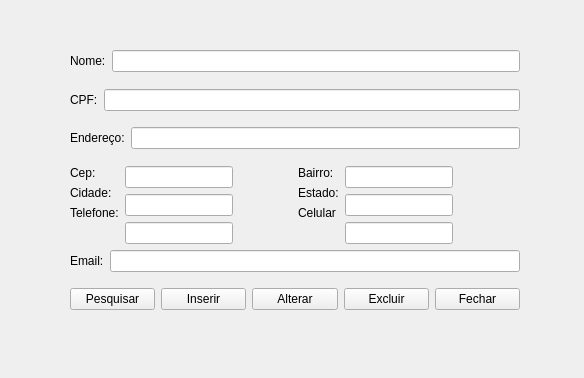
<?xml version="1.0" encoding="UTF-8"?>
<ui version="4.0">
 <class>ClienteWindow</class>
 <widget class="QWidget" name="ClienteWindow">
  <property name="geometry">
   <rect>
    <x>0</x>
    <y>0</y>
    <width>584</width>
    <height>378</height>
   </rect>
  </property>
  <property name="windowTitle">
   <string>Form</string>
  </property>
  <widget class="QWidget" name="layoutWidget">
   <property name="geometry">
    <rect>
     <x>70</x>
     <y>50</y>
     <width>450</width>
     <height>260</height>
    </rect>
   </property>
   <layout class="QGridLayout" name="gridLayout_4">
    <item row="0" column="0">
     <layout class="QGridLayout" name="gridLayout_3">
      <item row="0" column="0" colspan="2">
       <layout class="QFormLayout" name="formLayout_6">
        <item row="0" column="0">
         <widget class="QLabel" name="label">
          <property name="text">
           <string>Nome:</string>
          </property>
         </widget>
        </item>
        <item row="0" column="1">
         <widget class="QLineEdit" name="lineEdit"/>
        </item>
       </layout>
      </item>
      <item row="1" column="0" colspan="2">
       <layout class="QFormLayout" name="formLayout_7">
        <item row="0" column="0">
         <widget class="QLabel" name="label_2">
          <property name="text">
           <string>CPF:</string>
          </property>
         </widget>
        </item>
        <item row="0" column="1">
         <widget class="QLineEdit" name="lineEdit_2"/>
        </item>
       </layout>
      </item>
      <item row="2" column="0" colspan="2">
       <layout class="QFormLayout" name="formLayout_8">
        <item row="0" column="0">
         <widget class="QLabel" name="label_5">
          <property name="text">
           <string>Endereço:</string>
          </property>
         </widget>
        </item>
        <item row="0" column="1">
         <widget class="QLineEdit" name="lineEdit_5"/>
        </item>
       </layout>
      </item>
      <item row="3" column="0">
       <layout class="QGridLayout" name="gridLayout">
        <item row="0" column="0">
         <layout class="QFormLayout" name="formLayout_2">
          <item row="0" column="0">
           <widget class="QLabel" name="label_9">
            <property name="text">
             <string>Cep:</string>
            </property>
           </widget>
          </item>
          <item row="1" column="0">
           <widget class="QLabel" name="label_7">
            <property name="text">
             <string>Cidade:</string>
            </property>
           </widget>
          </item>
          <item row="2" column="0">
           <widget class="QLabel" name="label_3">
            <property name="text">
             <string>Telefone:</string>
            </property>
           </widget>
          </item>
         </layout>
        </item>
        <item row="0" column="1">
         <layout class="QFormLayout" name="formLayout_3">
          <item row="0" column="0">
           <widget class="QLineEdit" name="lineEdit_3"/>
          </item>
          <item row="1" column="0">
           <widget class="QLineEdit" name="lineEdit_7"/>
          </item>
          <item row="2" column="0">
           <widget class="QLineEdit" name="lineEdit_4"/>
          </item>
         </layout>
        </item>
       </layout>
      </item>
      <item row="3" column="1">
       <layout class="QGridLayout" name="gridLayout_2">
        <item row="0" column="0">
         <layout class="QFormLayout" name="formLayout">
          <item row="0" column="0">
           <widget class="QLabel" name="label_6">
            <property name="text">
             <string>Bairro:</string>
            </property>
           </widget>
          </item>
          <item row="1" column="0">
           <widget class="QLabel" name="label_8">
            <property name="text">
             <string>Estado:</string>
            </property>
           </widget>
          </item>
          <item row="2" column="0">
           <widget class="QLabel" name="label_10">
            <property name="text">
             <string>Celular</string>
            </property>
           </widget>
          </item>
         </layout>
        </item>
        <item row="0" column="1">
         <layout class="QFormLayout" name="formLayout_4">
          <item row="0" column="0">
           <widget class="QLineEdit" name="lineEdit_6"/>
          </item>
          <item row="1" column="0">
           <widget class="QLineEdit" name="lineEdit_8"/>
          </item>
          <item row="2" column="0">
           <widget class="QLineEdit" name="lineEdit_10"/>
          </item>
         </layout>
        </item>
       </layout>
      </item>
      <item row="4" column="0" colspan="2">
       <layout class="QFormLayout" name="formLayout_5">
        <item row="0" column="0">
         <widget class="QLabel" name="label_4">
          <property name="text">
           <string>Email:</string>
          </property>
         </widget>
        </item>
        <item row="0" column="1">
         <widget class="QLineEdit" name="lineEdit_9"/>
        </item>
       </layout>
      </item>
     </layout>
    </item>
    <item row="1" column="0">
     <layout class="QHBoxLayout" name="horizontalLayout">
      <item>
       <widget class="QPushButton" name="pushButton_4">
        <property name="text">
         <string>Pesquisar</string>
        </property>
       </widget>
      </item>
      <item>
       <widget class="QPushButton" name="pushButton">
        <property name="text">
         <string>Inserir</string>
        </property>
       </widget>
      </item>
      <item>
       <widget class="QPushButton" name="pushButton_2">
        <property name="text">
         <string>Alterar</string>
        </property>
       </widget>
      </item>
      <item>
       <widget class="QPushButton" name="pushButton_3">
        <property name="text">
         <string>Excluir</string>
        </property>
       </widget>
      </item>
      <item>
       <widget class="QPushButton" name="pushButton_5">
        <property name="text">
         <string>Fechar</string>
        </property>
       </widget>
      </item>
     </layout>
    </item>
   </layout>
  </widget>
 </widget>
 <resources/>
 <connections/>
</ui>
